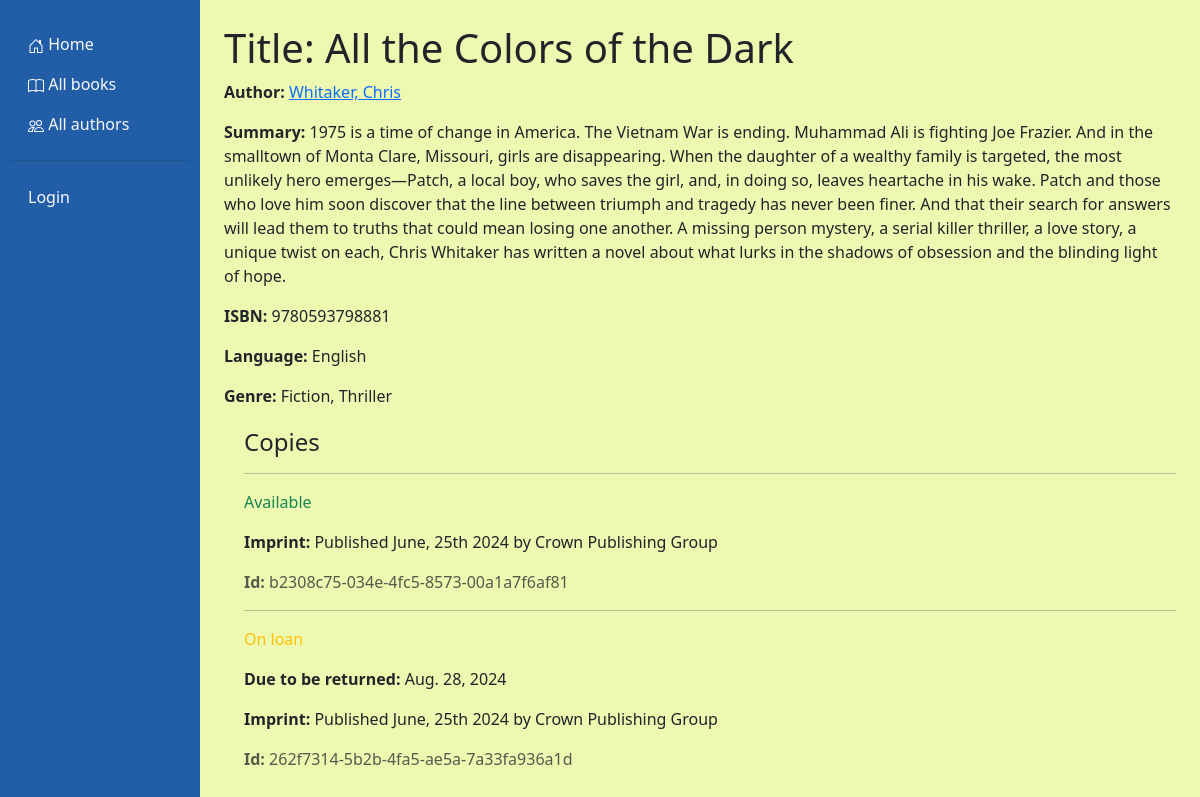
The app's page /catalog/book/6, older data.
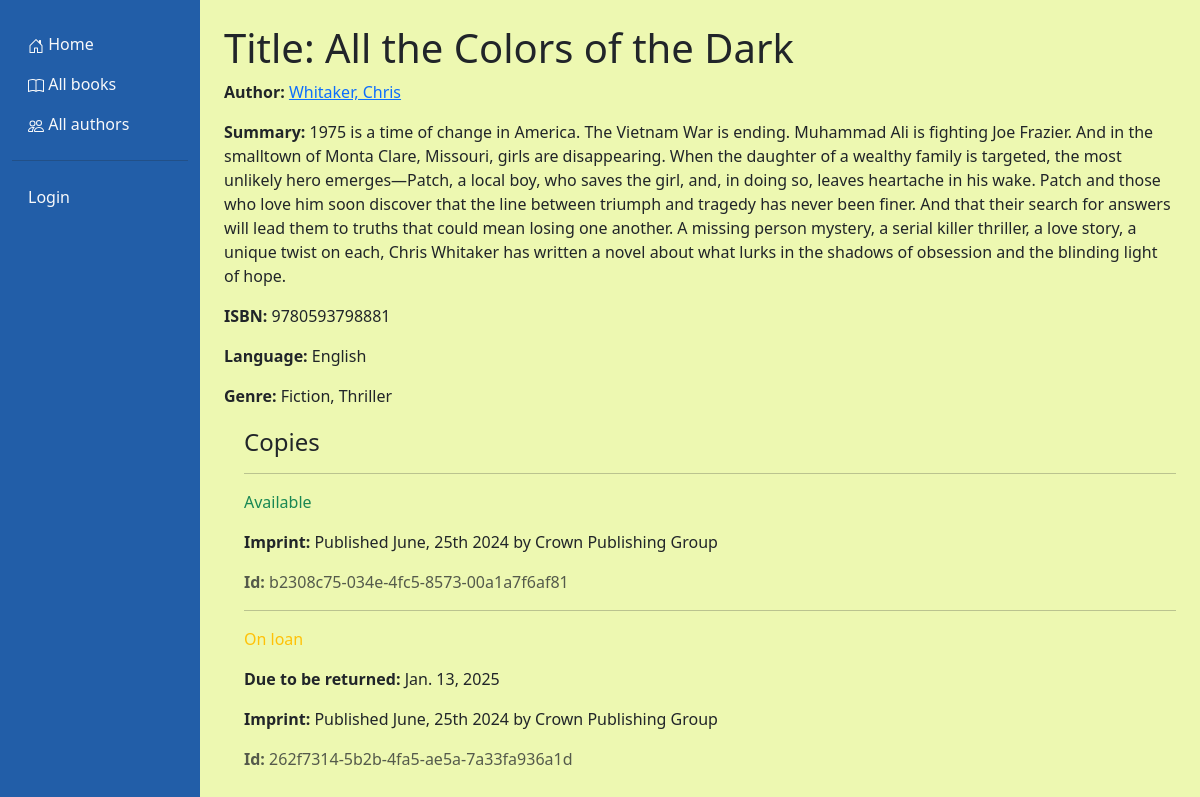
The same page, newer data.
### catalog/models.py (models this page shows, shortened)
class BookInstance(models.Model):
    id = models.UUIDField(primary_key=True, default=uuid.uuid4, help_text="Unique ID for this particular book across the whole library")
    book = models.ForeignKey('Book', on_delete=models.RESTRICT, null=True)
    imprint = models.CharField(max_length=200)
    due_back = models.DateField(null=True, blank=True)
    borrower = models.ForeignKey(settings.AUTH_USER_MODEL, on_delete=models.SET_NULL, null=True, blank=True)
    LOAN_STATUS = (
        ('m', 'Maintenance'),
        ('o', 'On loan'),
        ('a', 'Available'),
        ('r', 'Reserved'),
    )
    status = models.CharField(
        max_length=1,
        choices=LOAN_STATUS,
        blank=True,
        default='m',
        help_text='Book_availability',
    )
    class Meta:
        ordering = ['due_back']
        permissions = (("can_mark_returned", "Set book as returned"),)

### catalog/views.py (the view)
# urls.py: path('book/<int:pk>', views.BookDetailView.as_view(), name='book-detail'),
class BookDetailView(generic.DetailView):
    model = Book

### catalog/models.py (called while the page is built)
    def __str__(self):
        return self.name

    def get_absolute_url(self):
        return reverse('author-detail', args=[str(self.id)])

    def __str__(self):
        return f'{self.last_name}, {self.first_name}'

    def __str__(self):
        return self.name

### catalog/templates/catalog/book_detail.html (shortened to what this page needs)
{% extends "base_generic.html" %}
{% block sidebar %}
  {{ block.super }}
{% endblock %}
{% block content %}
  <h1>Title: {{ book.title }}</h1>
  <p><strong>Author:</strong> <a href="{{ book.author.get_absolute_url }}">{{ book.author }}</a></p>
  <p><strong>Summary:</strong> {{ book.summary }}</p>
  <p><strong>ISBN:</strong> {{ book.isbn }}</p>
  <p><strong>Language:</strong> {{ book.language }}</p>
  <p><strong>Genre:</strong> {{ book.genre.all|join:", " }}</p>
  <div style="margin-left:20px;margin-top:20px">
    <h4>Copies</h4>
    {% for copy in book.bookinstance_set.all %}
      <hr />
      <p
        class="{% if copy.status == 'a' %}text-success{% elif copy.status == 'm' %}text-danger{% else %}text-warning{% endif %}">
        {{ copy.get_status_display }}
      </p>
      {% if copy.status != 'a' %}
        <p><strong>Due to be returned:</strong> {{ copy.due_back }}</p>
      {% endif %}
      <p><strong>Imprint:</strong> {{ copy.imprint }}</p>
      <p class="text-muted"><strong>Id:</strong> {{ copy.id }}</p>
    {% endfor %}
  </div>
{% endblock %}

Row changes from the older to the newer data that the page shows:
changed BookInstance "On loan": due_back "Aug. 28, 2024" → "Jan. 13, 2025"
